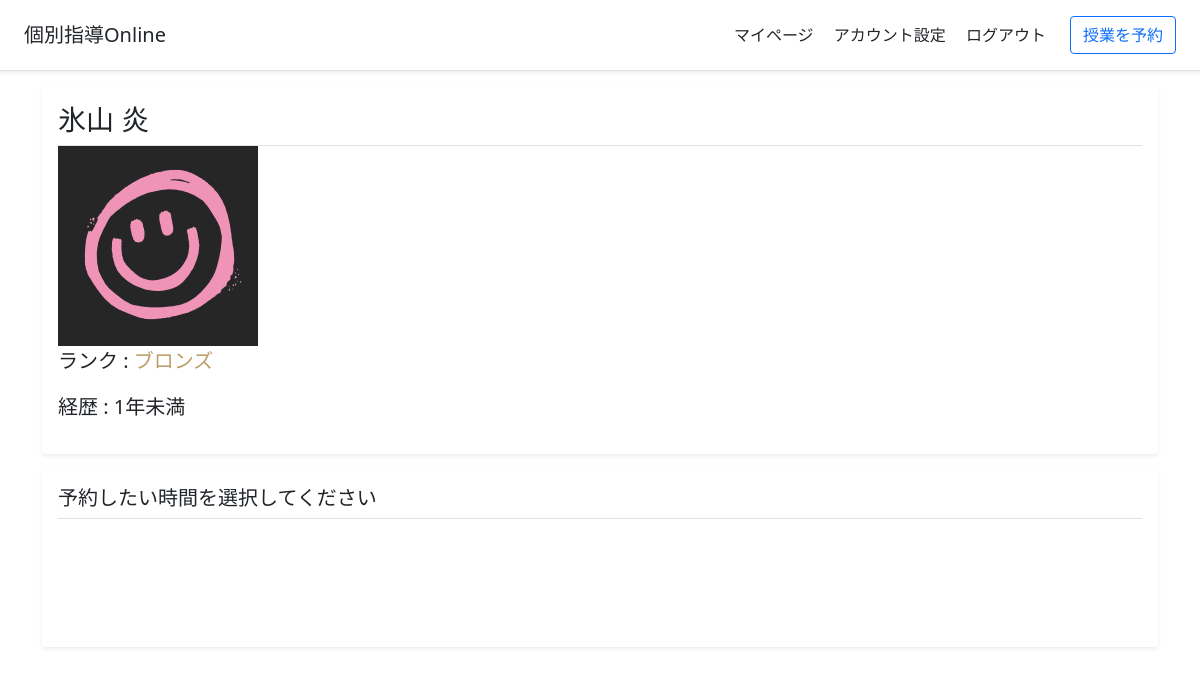
The app's page /choose_learning_datetime/5/ (signed in) with its own data.
### tutoringapp/models.py (models this page shows)
class UserModel(AbstractUser):
    user_type = models.TextField(choices=USER_TYPE_CHOICES, default="student") # ユーザーが講師か生徒かを示す
    first_name = models.TextField(default="") # ユーザーの名前
    last_name = models.TextField(default="") # ユーザーの苗字
    profile_image = models.ImageField(upload_to="", default="ProfileImage.png") # ユーザーのプロフィール画像
    start_datetime = models.DateTimeField(auto_now_add=True)
    self_introduction = models.TextField(default="")
    spent_time = models.IntegerField(default=0) # 費やした時間(学習時間or授業をした時間)
    rank = models.TextField(choices=USERS_RANK_CHOICES, default="bronze")
    class_start_datetime = models.DateTimeField(default=datetime.datetime(2000, 1, 1)) # 最後に授業に参加した時間
    class_ending_datetime = models.DateTimeField(default=datetime.datetime(2000, 1, 1)) # 最後に授業を終了した時間

### tutoringapp/views.py (the view, shortened to what this page needs)
# urls.py: path("choose_learning_datetime/<int:teacher_id>/", views.choose_reserved_class_datetime_view, name="choose_reserved_class_datetime"), # 授業の時間を選択するページ。teacher_idには予約する先生のユーザーidが入る。
def choose_reserved_class_datetime_view(request, teacher_id):
    if request.user.is_authenticated and request.user.user_type == "student":
        if request.method == "GET":
            user = request.user
            student = models.StudentModel.objects.get(user=user.id)
            teacher = models.TeacherModel.objects.get(user=teacher_id)
            weekly_teachers_class_list = create_weekly_teachers_class_list(user.id, teacher_id) # 選択した講師の、一週間分の授業のリストを作成する
            if request.GET.get("error"):
                error = request.GET.get("error")
            else:
                error = ""
            now = timezone.now()
            elapsed_time = relativedelta(now, teacher.user.start_datetime)
            if elapsed_time.year is not None:
                elapsed_year = f"{elapsed_time.year}年"
            else:
                elapsed_year = "1年未満"
            return render(request, "choose_reserved_class_datetime.html", {"weekly_teachers_class_list" : weekly_teachers_class_list, "student" : student, "teacher" : teacher.user, "elapsed_year" : elapsed_year, "error" : error})
    elif request.user.is_authenticated and request.user.user_type == "teacher":
        return redirect("manage_schedule")
    else:
        return redirect("login")

### tutoringapp/views.py (called while the page is built)
def return_datetime_duplicate_class(class_list, year, month, day, hour):
    duplicate_class = None
    for this_class in class_list:
        if this_class.datetime.year == year and this_class.datetime.month == month and this_class.datetime.day == day and this_class.datetime.hour == hour:
            duplicate_class = this_class
    return duplicate_class

def judge_datetime_is_within_oneweek(this_datetime):
    jst_today = datetime.datetime.now(datetime.timezone(datetime.timedelta(hours=9)))
    today = timezone.now().replace(day=jst_today.day, hour=15, minute=0, second=0, microsecond=0) - datetime.timedelta(days=1) # UTCにおける15時0分(JSTにおける0時0分)
    seven_days_after = today + datetime.timedelta(days=7)
    if today <= this_datetime < seven_days_after:
        return True
    else:
        return False

### templates/choose_reserved_class_datetime.html (shortened to what this page needs)
{% extends "base.html" %}
{% block content %}
<main class="container">
    <div class="my-3 p-3 bg-white rounded shadow-sm">
        <h3 class="border-bottom pb-2 mb-0">{{teacher.last_name}} {{teacher.first_name}}</h3>
        <img src={{teacher.profile_image.url}} width="200" height=200">
        {% if teacher.rank == "bronze" %}
        <p class="lead">ランク : <span style="color: #BC9E69;">ブロンズ</span></p>
        {% elif teacher.rank == "silver" %}
        <p class="lead">ランク : <span style="color: #BEC1C3;">シルバー</span></p>
        {% elif teacher.rank == "gold" %}
        <p class="lead">ランク : <span style="color: #EFC986;">ゴールド</span></p>
        {% elif teacher.rank == "diamond" %}
        <p class="lead"><span style="color: #94D1C8;">ダイヤモンド</span></p>
        {% endif %}
        <p class="lead">経歴 : {{elapsed_year}}</p>
    </div>
    <div class="my-3 p-3 bg-white rounded shadow-sm">
        <h5 class="border-bottom pb-2 mb-0">予約したい時間を選択してください</h5>
        <form action="" method="POST">{% csrf_token %}
        </form>
    </div>
</main>
{% endblock content %}

### records on screen
UserModel: last_name "氷山", first_name "炎", profile_image (picture)

### other values on screen
{{ elapsed_year }} "1年未満"
